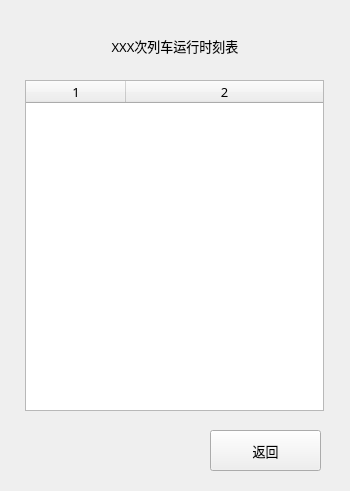
<?xml version="1.0" encoding="UTF-8"?>
<ui version="4.0">
 <class>trainDetail</class>
 <widget class="QWidget" name="trainDetail">
  <property name="geometry">
   <rect>
    <x>0</x>
    <y>0</y>
    <width>350</width>
    <height>491</height>
   </rect>
  </property>
  <property name="font">
   <font>
    <family>微软雅黑</family>
    <pointsize>10</pointsize>
   </font>
  </property>
  <property name="windowTitle">
   <string>12306++铁路票务系统</string>
  </property>
  <widget class="QLabel" name="label">
   <property name="geometry">
    <rect>
     <x>50</x>
     <y>20</y>
     <width>250</width>
     <height>51</height>
    </rect>
   </property>
   <property name="text">
    <string>XXX次列车运行时刻表</string>
   </property>
   <property name="alignment">
    <set>Qt::AlignCenter</set>
   </property>
  </widget>
  <widget class="QTableWidget" name="detailTable">
   <property name="geometry">
    <rect>
     <x>25</x>
     <y>80</y>
     <width>299</width>
     <height>331</height>
    </rect>
   </property>
   <property name="minimumSize">
    <size>
     <width>0</width>
     <height>0</height>
    </size>
   </property>
   <property name="maximumSize">
    <size>
     <width>3000</width>
     <height>4500</height>
    </size>
   </property>
   <property name="horizontalScrollBarPolicy">
    <enum>Qt::ScrollBarAlwaysOff</enum>
   </property>
   <property name="editTriggers">
    <set>QAbstractItemView::NoEditTriggers</set>
   </property>
   <property name="alternatingRowColors">
    <bool>true</bool>
   </property>
   <property name="selectionMode">
    <enum>QAbstractItemView::SingleSelection</enum>
   </property>
   <property name="selectionBehavior">
    <enum>QAbstractItemView::SelectRows</enum>
   </property>
   <property name="verticalScrollMode">
    <enum>QAbstractItemView::ScrollPerItem</enum>
   </property>
   <property name="columnCount">
    <number>2</number>
   </property>
   <attribute name="horizontalHeaderCascadingSectionResizes">
    <bool>false</bool>
   </attribute>
   <attribute name="horizontalHeaderStretchLastSection">
    <bool>true</bool>
   </attribute>
   <column/>
   <column/>
  </widget>
  <widget class="QPushButton" name="pushButton">
   <property name="geometry">
    <rect>
     <x>210</x>
     <y>430</y>
     <width>111</width>
     <height>41</height>
    </rect>
   </property>
   <property name="text">
    <string>返回</string>
   </property>
  </widget>
 </widget>
 <resources/>
 <connections>
  <connection>
   <sender>pushButton</sender>
   <signal>clicked()</signal>
   <receiver>trainDetail</receiver>
   <slot>close()</slot>
   <hints>
    <hint type="sourcelabel">
     <x>245</x>
     <y>449</y>
    </hint>
    <hint type="destinationlabel">
     <x>150</x>
     <y>449</y>
    </hint>
   </hints>
  </connection>
 </connections>
</ui>
